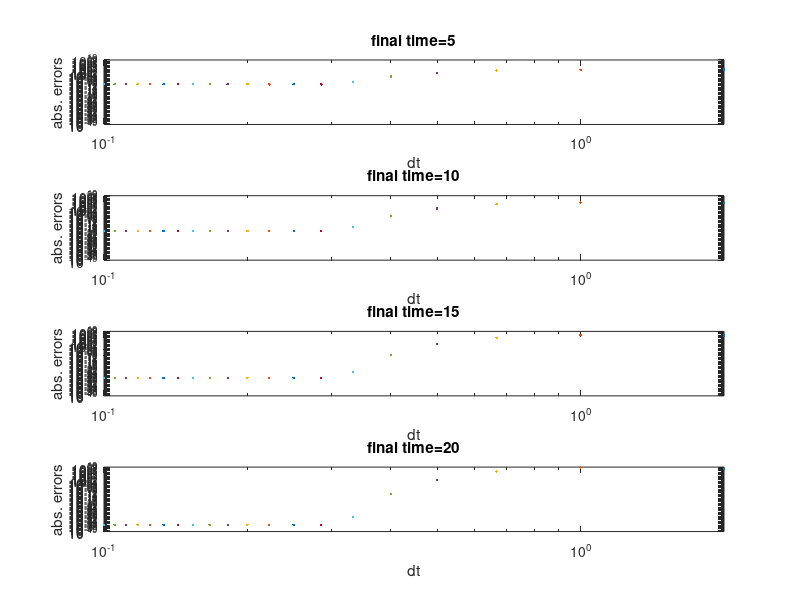

MATLAB code to generate this figure:
% Sample solution m-file.
% Suggested solutions to guide tutors.
%--------------------------------
% Investigating the stability  for RK4 
% numerical schemes for ODES.
% Numerically solving the ODE
% du/dt=alpha*u
% Just run it and see the results.

clear all;  % clearing variables from workspace
close all;  % close all figure windows
format long; % display all the decimal places

alpha=-4.;  % suggested alpha

for itests=1:4  %testing stability with 4 different final times
finaltime=itests*5.;  % suggested final time

dtvect=[];  % declaring two empty matrices to store dt's and errors  
errorvect=[];

for ndt=1:20  % loop for different timestep sizes
 u0=1.;  % initial condition
 u=u0;  % set first value of f to f0
 dt=2/ndt;  % timestep sizes
 itimelast=round(finaltime/dt);  % total number of timesteps required

 for itime=0:itimelast-1  % timestepping loop
  switch 1  % use switch to choose which case to run
   case 1  %Explicit Euler
    u=u+dt*(alpha*u);     
  end  
  t=dt*(itime+1);  %advance to next time instant
  exact=exp(alpha*t)*u0;  %the exact solution to the ODE
  error=abs(u-exact);
 end  
  subplot(4,1,itests)  %plotting
  loglog(dt,error,'.','MarkerSize',6)  %plotting errors against dt 
  xlabel('dt');
  ylabel('abs. errors');
  title(strcat('final time= ',num2str(finaltime)))
  axis([2/20 2 10^-40 10^10])
  hold on;
% store dt and final error to dt_vect and error_vect respectively
  dtvect=[dtvect; dt]; errorvect=[errorvect; error];
end
hold off;
 
end